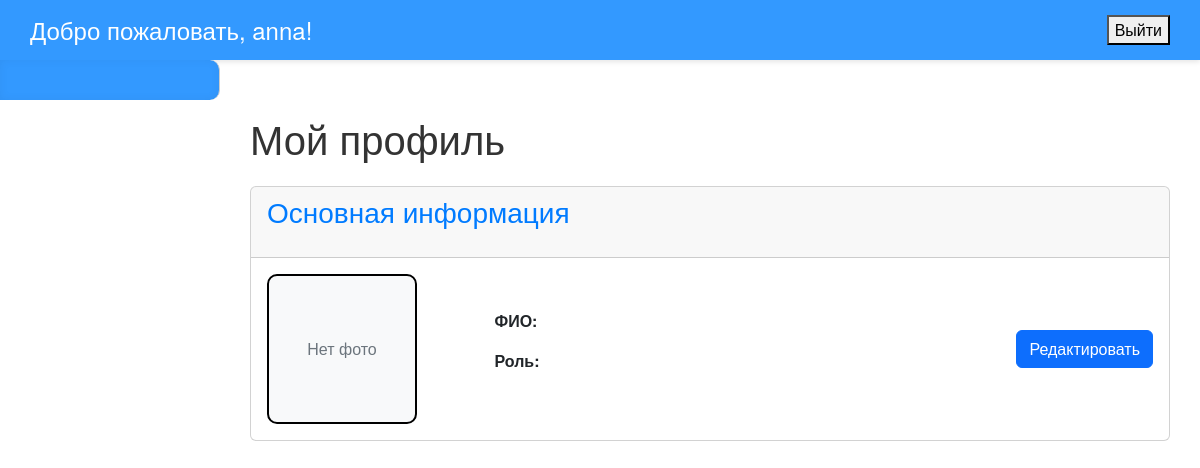
/home/ (signed in), run on an earlier commit of the app's database.
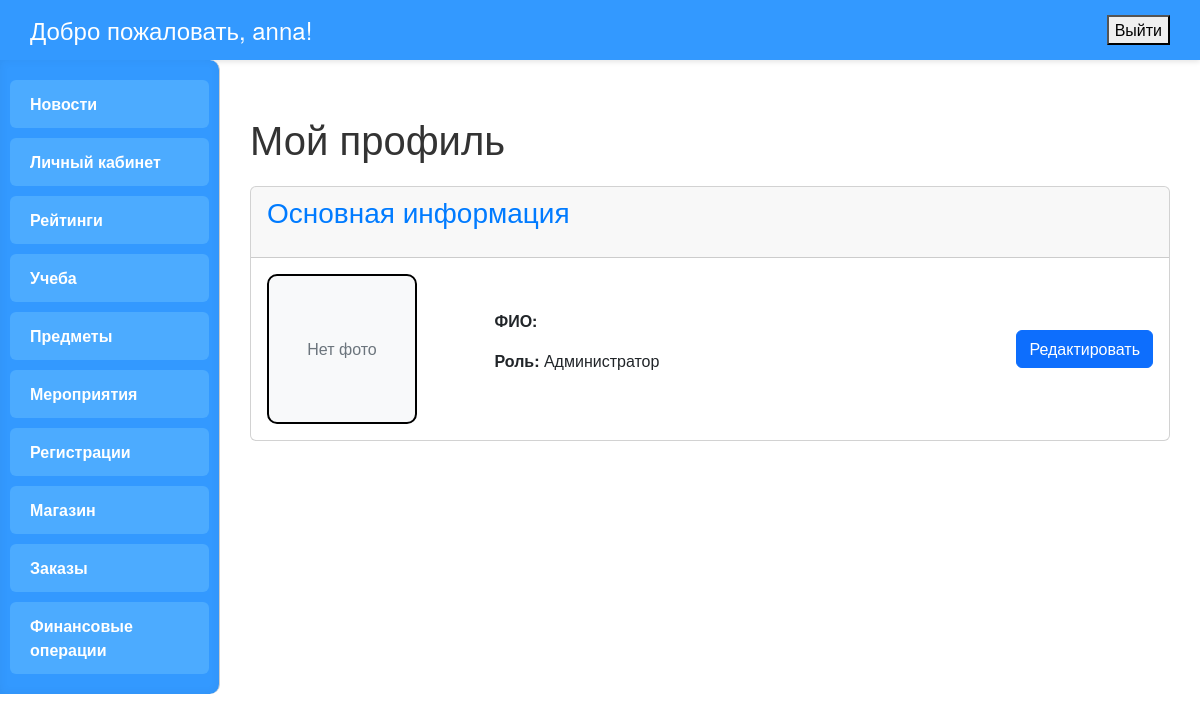
And on a later commit of the database.
### main/models.py (models this page shows, shortened)
class Profile(models.Model):
    ROLES = [
        ('ST', 'Студент'),
        ('TE', 'Преподаватель'),
        ('AD', 'Администратор'),
        ('MA', 'Менеджер'),
        ('PR', 'Продавец'),
    ]
    user = models.OneToOneField(User, on_delete=models.CASCADE)
    middle_name = models.CharField(max_length=50, verbose_name='Отчество', blank=True)
    role = models.CharField(max_length=2, choices=ROLES, verbose_name='Роль')
    group = models.ForeignKey('Groups', on_delete=models.SET_NULL, null=True, blank=True, verbose_name='Группа')
    user_photo = models.ImageField(upload_to='profile_photos/', blank=True, null=True, verbose_name='Фото профиля')
    def get_full_name(self):
        return f'{self.user.last_name} {self.user.first_name} {self.middle_name or ""}'

### main/views.py (the view)
# urls.py: path('home/', views.home_page, name='home'),
@login_required
def home_page(request):
    articles = Article.objects.all()
    profile = get_object_or_404(Profile, user=request.user)
    if request.method == 'POST':
        form = ProfileForm(request.POST, request.FILES, instance=profile)
        if form.is_valid():
            form.save()
    else:
        form = ProfileForm(instance=profile)
    return render(request, 'main/home.html', {
        'articles': articles,
        'profile': profile,
        'form': form,
    })

### main/templates/main/home.html (shortened to what this page needs)
{% extends "main/base.html" %}
{% block content %}
<div class="dashboard mt-4">
    <h1 class="mb-4">Мой профиль</h1>
    <div class="card mb-4">
        <div class="card-header">
            <h2>Основная информация</h2>
        </div>
        <div class="card-body">
            <div class="row align-items-center">
                <div class="col-md-3 text-center mb-3 mb-md-0">
                    {% if profile.user_photo %}
                        <img src="{{ profile.user_photo.url }}" alt="Фото профиля"
                             style="max-width: 150px; border: 2px solid black; border-radius: 10px;">
                    {% else %}
                        <div style="width: 150px; height: 150px; border: 2px solid black; border-radius: 10px;"
                             class="d-flex align-items-center justify-content-center bg-light text-secondary">
                            Нет фото
                        </div>
                    {% endif %}
                </div>
                <div class="col-md-6">
                    <p><strong>ФИО:</strong> {{ profile.get_full_name }}</p>
                    <p><strong>Роль:</strong> {{ profile.get_role_display }}</p>
                </div>
                <div class="col-md-3 text-md-end text-center">
                    <button class="btn btn-primary" id="editButton">Редактировать</button>
                </div>
            </div>
        </div>
    </div>
</div>
{% endblock %}

### main/templates/main/base.html (shortened to what this page needs)
<!DOCTYPE html>
<html lang="ru">
<head>
  <link href="https://cdn.jsdelivr.net/npm/bootstrap@5.3.3/dist/css/bootstrap.min.css" rel="stylesheet">
</head>
<body>
  <div class="header">
    {% if user.is_authenticated %}
      <h1>Добро пожаловать, {{ user.get_full_name|default:user.username }}!</h1>
      <form method="post" action="{% url 'logout' %}">
        <button type="submit" onclick="return confirm('Вы уверены, что хотите выйти?')">Выйти</button>
      </form>
    {% else %}
      <h1>Добро пожаловать!</h1>
      <a href="{% url 'login' %}" class="exit-link">Войти</a>
    {% endif %}
  </div>
  <div class="page-wrapper d-flex">
    <div class="sidebar">
      {% if user.profile.role == 'AD' %}
        <div class="menu-item"><a href="{% url 'news' %}">Новости</a></div>
        <div class="menu-item"><a href="{% url 'home' %}">Личный кабинет</a></div>
        <div class="menu-item"><a href="{% url 'dashboard' %}">Рейтинги</a></div>
        <div class="menu-item"><a href="{% url 'study' %}">Учеба</a></div>
        <div class="menu-item"><a href="{% url 'subjects' %}">Предметы</a></div>
        <div class="menu-item"><a href="{% url 'events' %}">Мероприятия</a></div>
        <div class="menu-item"><a href="{% url 'registrations' %}">Регистрации</a></div>
        <div class="menu-item"><a href="{% url 'shop' %}">Магазин</a></div>
        <div class="menu-item"><a href="{% url 'orders' %}">Заказы</a></div>
        <div class="menu-item"><a href="{% url 'operations' %}">Финансовые операции</a></div>
      {% elif user.profile.role == 'MA' %}
        <div class="menu-item"><a href="{% url 'news' %}">Новости</a></div>
        <div class="menu-item"><a href="{% url 'home' %}">Личный кабинет</a></div>
        <div class="menu-item"><a href="{% url 'events' %}">Мероприятия</a></div>
        <div class="menu-item"><a href="{% url 'registrations' %}">Регистрации</a></div>
      {% elif user.profile.role == 'PR' %}
        <div class="menu-item"><a href="{% url 'news' %}">Новости</a></div>
        <div class="menu-item"><a href="{% url 'home' %}">Личный кабинет</a></div>
        <div class="menu-item"><a href="{% url 'shop' %}">Магазин</a></div>
        <div class="menu-item"><a href="{% url 'orders' %}">Заказы</a></div>
      {% endif %}
    </div>
    <div class="main">
      {% block content %}{% endblock %}
    </div>
  </div>
</body>
</html>

What changed in the data, as far as the page shows it:
now on this page (row edited): Profile: role "Администратор"
changed Profile: role empty → "AD" (drawn)
Also different on the page:
text now shown: "Новости Личный кабинет Рейтинги Учеба Предметы Мероприятия Регистрации Магазин Заказы Финансовые операции"
